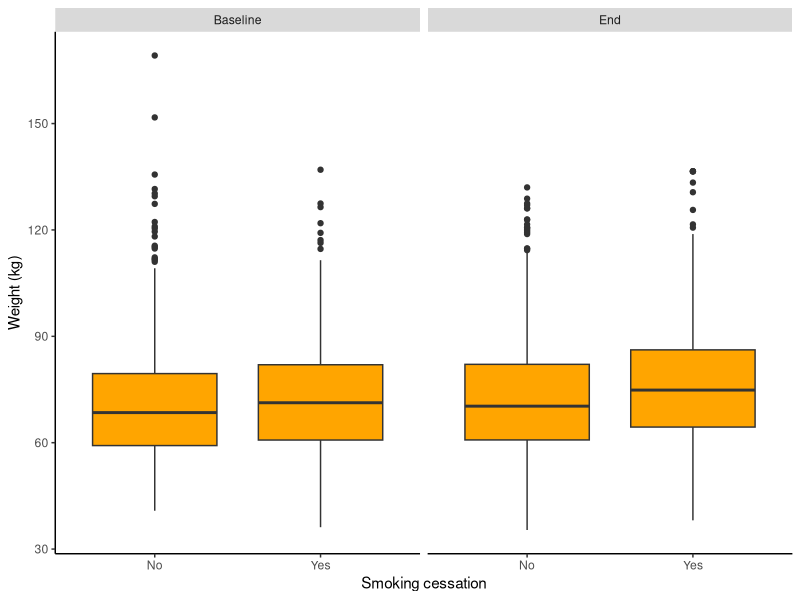
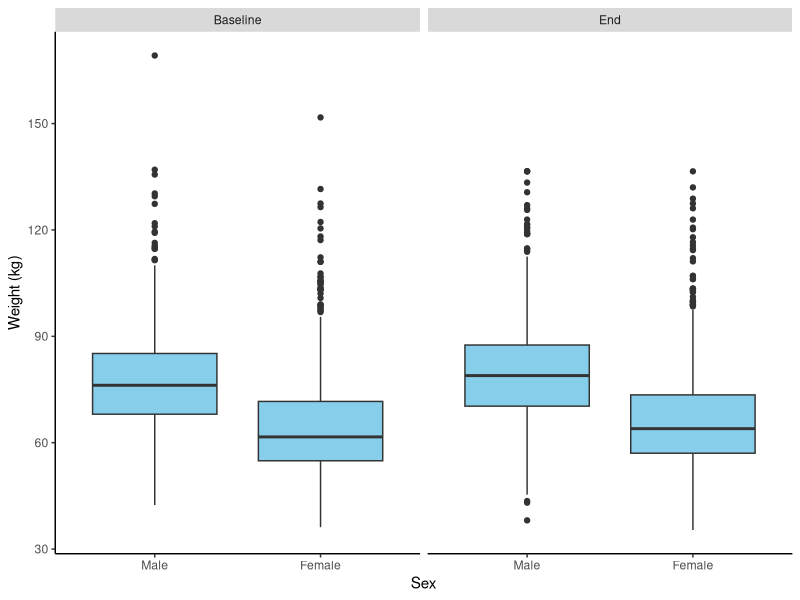
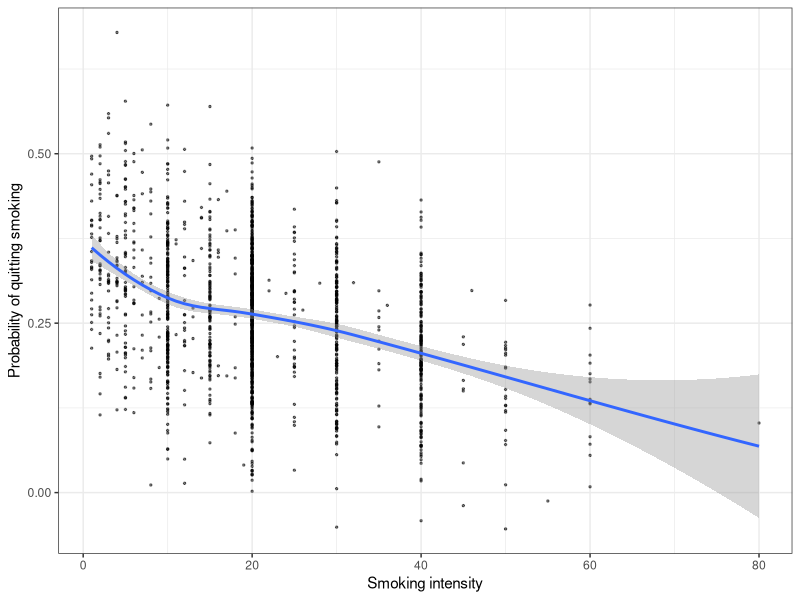

Here is the R script that generated these plots, in order: (Note: this script raises an error after producing the figures.)
## ---- chunk 1
knitr::opts_chunk$set(echo = TRUE)
## ---- chunk 2
library(ggplot2)
## ---- chunk 3
smk_raw <- read.csv('smoking_cessation.csv')
## ---- chunk 4
plot1_data <- smk_raw[, c('seqn', 'wt_bl', 'wt_end', 'qsmk')]
plot1_data$qsmk <- factor(plot1_data$qsmk, levels = c(0, 1), labels = c('No', 'Yes'))
plot1_data <- reshape(plot1_data, direction = 'long', idvar = 'seqn', 
                      varying = c(2, 3), sep='_')
plot1_data$time <- factor(plot1_data$time, levels = c('bl', 'end'), 
                          labels = c('Baseline', 'End'))

ggplot(plot1_data, aes(y = wt, x = qsmk)) + geom_boxplot(fill = 'orange') + theme(panel.grid.major = element_blank(), panel.grid.minor = element_blank(),
        panel.background = element_blank(), axis.line = element_line(colour = "black")) + xlab('Smoking cessation') + ylab('Weight (kg)') + facet_grid(. ~ time)

## ---- chunk 5
plot2_data <- smk_raw[, c('seqn', 'wt_bl', 'wt_end', 'sex')]
plot2_data$sex <- factor(plot2_data$sex, levels = c(0, 1), labels = c('Male', 'Female'))
plot2_data <- reshape(plot2_data, direction = 'long', idvar = 'seqn', 
                      varying = c(2, 3), sep='_')
plot2_data$time <- factor(plot2_data$time, levels = c('bl', 'end'), 
                          labels = c('Baseline', 'End'))
ggplot(plot2_data, aes(y = wt, x = sex)) + geom_boxplot(fill = 'skyblue') + theme(panel.grid.major = element_blank(), panel.grid.minor = element_blank(),
        panel.background = element_blank(), axis.line = element_line(colour = "black")) + xlab('Sex') + ylab('Weight (kg)') + facet_grid(. ~ time)
## ---- chunk 6
lg_model <- glm(qsmk ~ sex + age + race + marital + education + wt_bl + smokeintensity + smokeyrs + alcoholfreq, data = smk_raw)
summary(lg_model)
plot3_data <- smk_raw[, c('smokeintensity', 'smokeyrs')]
plot3_data$prob <- lg_model$fitted.values

ggplot(plot3_data, aes(x = smokeintensity, y = prob)) + geom_point(size = 0.5, alpha = 0.5) +
  geom_smooth(method = "loess") + xlab('Smoking intensity') + ylab('Probability of quitting smoking') +
  theme_bw()
ggplot(plot3_data, aes(x = smokeyrs, y = prob)) + geom_point(size = 0.5, alpha = 0.5) +
  geom_smooth(method = "loess") + + xlab('Smoking years') + ylab('Probability of quitting smoking') +
  theme_bw()
